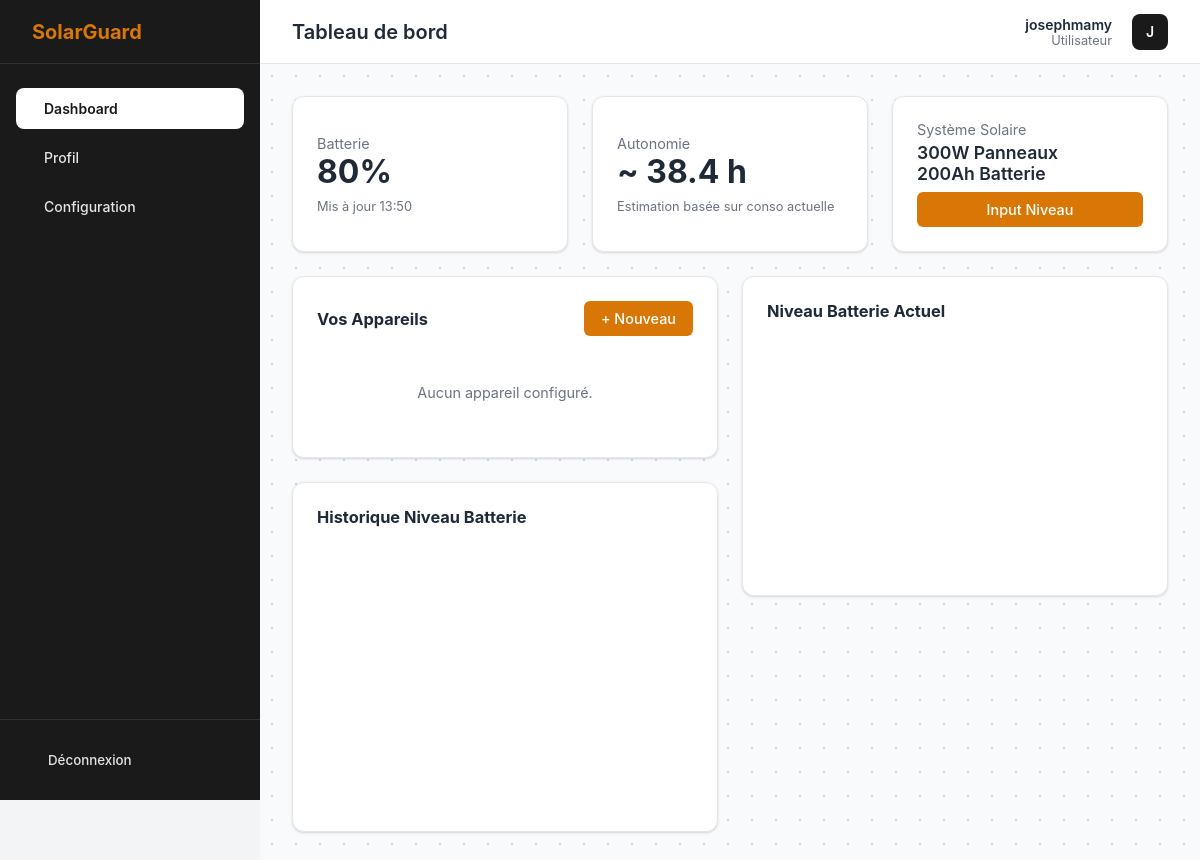
Page /dashboard/ (signed in) on the earlier database version.
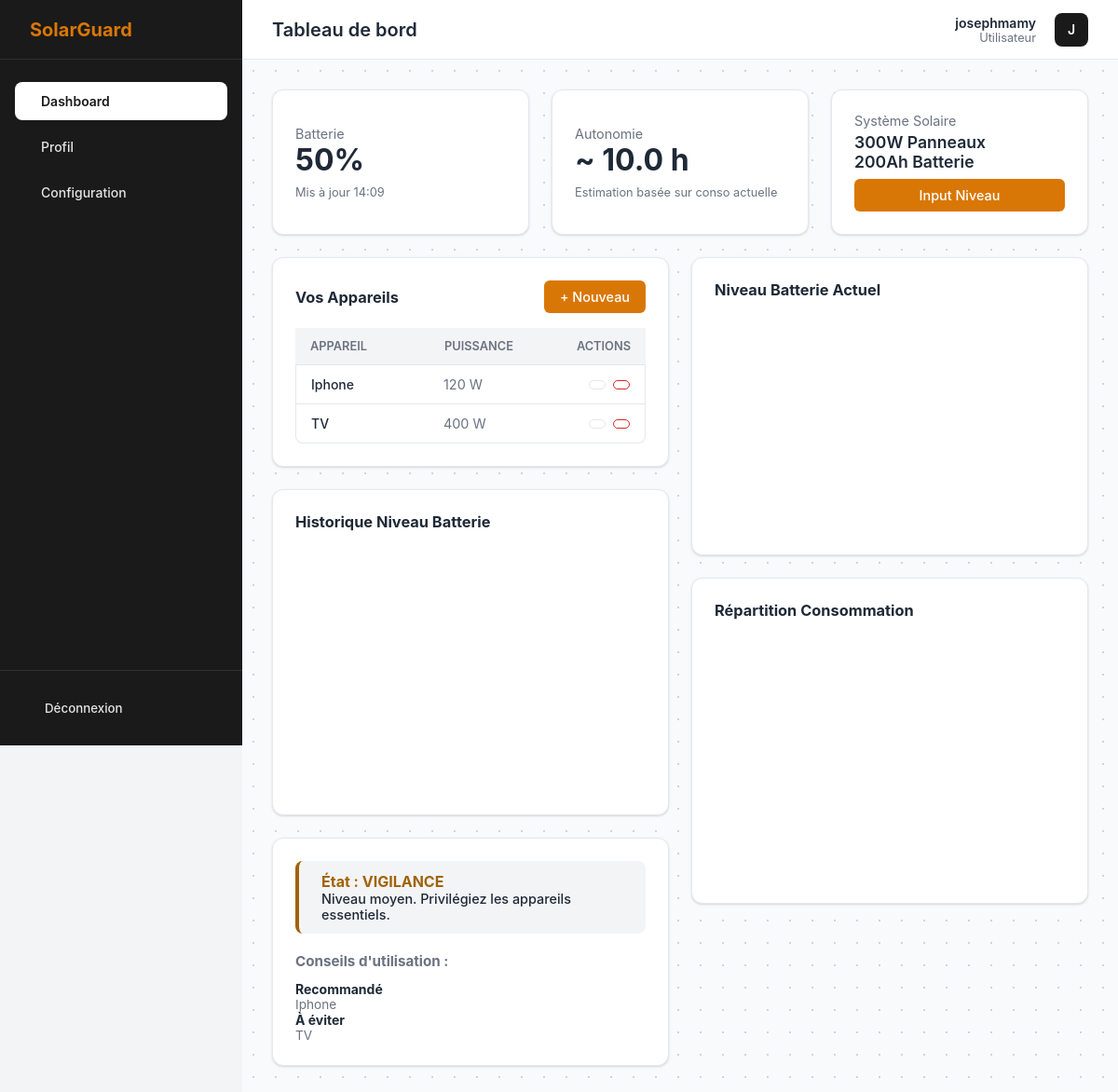
Same page on the later database version.
### core/models.py (models this page shows, shortened)
class BatteryReading(models.Model):
    user = models.ForeignKey(User, on_delete=models.CASCADE, related_name='readings')
    level_percent = models.IntegerField(help_text="Niveau de batterie en %")
    timestamp = models.DateTimeField(auto_now_add=True)
    class Meta:
        ordering = ['-timestamp']

class SolarSystem(models.Model):
    user = models.OneToOneField(User, on_delete=models.CASCADE, related_name='solar_system')
    battery_capacity_ah = models.IntegerField(help_text="Capacité de la batterie en Ah")
    panel_power_w = models.IntegerField(help_text="Puissance des panneaux en Watts")
    system_voltage = models.IntegerField(choices=[(12, '12V'), (24, '24V')], default=12)
    inverter_power_w = models.IntegerField(help_text="Puissance de l'onduleur en Watts", null=True, blank=True)

class Appliance(models.Model):
    user = models.ForeignKey(User, on_delete=models.CASCADE, related_name='appliances')
    name = models.CharField(max_length=100)
    power_w = models.IntegerField(help_text="Consommation en Watts")
    is_essential = models.BooleanField(default=False, help_text="Est-ce un appareil indispensable ?")

### core/views.py (the view)
# urls.py: path('dashboard/', views.dashboard, name='dashboard'),
@login_required
def dashboard(request):
    try:
        solar_system = request.user.solar_system
    except SolarSystem.DoesNotExist:
        return redirect('setup_system')
    last_reading = BatteryReading.objects.filter(user=request.user).first()
    appliances = Appliance.objects.filter(user=request.user)
    autonomy = None
    recs = {
        'recommended': [],
        'acceptable': [],
        'avoid': []
    }
    if last_reading:
        energy_wh = utils.calculate_energy(
            solar_system.battery_capacity_ah,
            solar_system.system_voltage,
            last_reading.level_percent
        )
        essential_load = sum(app.power_w for app in appliances if app.is_essential)
        total_load = sum(app.power_w for app in appliances)
        avg_load = essential_load or (total_load / (len(appliances) or 1)) or 50
        autonomy = utils.estimate_autonomy(energy_wh, avg_load)
        recs = utils.get_recommendations(last_reading.level_percent, appliances)
    chart_data = utils.get_usage_history(request.user)
    context = {
        'solar_system': solar_system,
        'last_reading': last_reading,
        'appliances': appliances,
        'autonomy': autonomy,
        'recommendations': recs,
        'chart_data': chart_data,
    }
    return render(request, 'core/dashboard.html', context)

### core/utils.py (called while the page is built)
def calculate_energy(capacity_ah, voltage, level_percent):
    return capacity_ah * voltage * (level_percent / 100)

def estimate_autonomy(available_wh, consumption_w):
    if consumption_w <= 0:
        return 99.9  # Indique une autonomie quasi-infinie (pas de conso)
    return available_wh / consumption_w

def get_usage_history(user):
    from .models import BatteryReading
    import json
    readings = BatteryReading.objects.filter(user=user).order_by('-timestamp')[:7]
    readings = reversed(readings) # Chronological order
    labels = []
    data = []
    for r in readings:
        labels.append(r.timestamp.strftime("%d/%m %H:%M"))
        data.append(r.level_percent)
    return json.dumps({
        'labels': labels,
        'data': data
    })

### core/templates/core/dashboard.html (shortened to what this page needs)
{% extends 'base.html' %}
{% block page_title %}Tableau de bord{% endblock %}
{% block content %}
<div class="grid-3">
    <div class="card" style="margin-bottom:0; display:flex; flex-direction:column; justify-content:center;">
        <div class="flex-between">
            <div>
                <p class="text-muted">Batterie</p>
                <div
                    class="metric-large {% if last_reading.level_percent > 50 %}text-success{% elif last_reading.level_percent > 20 %}text-warning{% else %}text-danger{% endif %}">
                    {% if last_reading %}{{ last_reading.level_percent }}%{% else %}--{% endif %}
                </div>
            </div>
        </div>
        <p class="text-muted" style="font-size:0.8rem; margin-top:8px;">
            {% if last_reading %}Mis à jour {{ last_reading.timestamp|date:"H:i" }}{% else %}En attente{% endif %}
        </p>
    </div>
    <div class="card" style="margin-bottom:0; display:flex; flex-direction:column; justify-content:center;">
        <div class="flex-between">
            <div>
                <p class="text-muted">Autonomie</p>
                <div class="metric-large text-primary">
                    {% if autonomy %}~ {{ autonomy|floatformat:1 }} h{% else %}--{% endif %}
                </div>
            </div>
        </div>
        <p class="text-muted" style="font-size:0.8rem; margin-top:8px;">Estimation basée sur conso actuelle</p>
    </div>
    <div class="card" style="margin-bottom:0; display:flex; flex-direction:column; justify-content:center;">
        <div class="flex-between">
            <div>
                <p class="text-muted">Système Solaire</p>
                <div style="font-weight:600; font-size:1.1rem; margin-top:4px;">{{ solar_system.panel_power_w }}W
                    Panneaux</div>
                <div style="font-weight:600; font-size:1.1rem;">{{ solar_system.battery_capacity_ah }}Ah Batterie</div>
            </div>
        </div>
        <div style="margin-top:8px;">
            <a href="{% url 'update_battery' %}" class="btn btn-primary"
                style="width:100%; justify-content:center;">Input Niveau</a>
        </div>
    </div>
</div>
<div class="grid-2" style="margin-top:24px; align-items:start;">
    <div>
        <div class="card">
            <div class="flex-between" style="margin-bottom:16px;">
                <h3>Vos Appareils</h3>
                <a href="{% url 'add_appliance' %}" class="btn btn-primary">+ Nouveau</a>
            </div>
            {% if appliances %}
            <div class="table-header" style="grid-template-columns: 1fr 100px 100px;">
                <span>Appareil</span>
                <span>Puissance</span>
                <span style="text-align:right;">Actions</span>
            </div>
            <div style="border: 1px solid var(--border); border-top:none; border-radius: 0 0 8px 8px;">
                {% for appliance in appliances %}
                <div class="table-row" style="grid-template-columns: 1fr 100px 100px; padding:12px 16px;">
                    <div style="display:flex; align-items:center; gap:8px;">
                        <span style="font-weight:500;">{{ appliance.name }}</span>
                    </div>
                    <div class="text-muted">{{ appliance.power_w }} W</div>
                    <div style="text-align:right; display:flex; gap:8px; justify-content:flex-end;">
                        <a href="{% url 'edit_appliance' appliance.pk %}" class="btn btn-outline"
                            style="padding:4px 8px;" title="Modifier"></a>
                        <a href="{% url 'delete_appliance' appliance.pk %}" class="btn btn-outline"
                            style="padding:4px 8px; color:var(--danger); border-color:var(--danger);"
                            title="Supprimer"></a>
                    </div>
                </div>
                {% endfor %}
            </div>
            {% else %}
            <p class="text-muted" style="text-align:center; padding:32px;">Aucun appareil configuré.</p>
            {% endif %}
        </div>
        <div class="card">
            <h3>Historique Niveau Batterie</h3>
            <div id="batteryHistoryChart" style="height: 280px;"></div>
        </div>
        {% if recommendations.recommended or recommendations.acceptable or recommendations.avoid %}
        <div class="card">
            <div
                style="display: flex; align-items: center; gap: 12px; margin-bottom: 20px; padding: 12px; background: var(--bg); border-radius: 8px; border-left: 4px solid {{ recommendations.color }};">
                <div>
                    <h3 style="margin: 0; color: {{ recommendations.color }}; font-size: 1rem;">État : {{ recommendations.status }}</h3>
                    <p style="margin: 0; font-size: 0.9rem; font-weight: 500;">{{ recommendations.message }}</p>
                </div>
            </div>
            <h3 style="font-size: 0.95rem; margin-bottom: 12px; color: var(--text-muted);">Conseils d'utilisation :</h3>
            {% if recommendations.recommended %}
            <div class="recommendation-item">
                <div>
                    <strong>Recommandé</strong>
                    <p class="text-muted" style="font-size:0.85rem;">
                        {% for app in recommendations.recommended %}
                        {{ app.name }}{% if not forloop.last %}, {% endif %}
                        {% endfor %}
                    </p>
                </div>
            </div>
            {% endif %}
            {% if recommendations.avoid %}
            <div class="recommendation-item">
                <div>
                    <strong>À éviter</strong>
                    <p class="text-muted" style="font-size:0.85rem;">
                        {% for app in recommendations.avoid %}
                        {{ app.name }}{% if not forloop.last %}, {% endif %}
                        {% endfor %}
                    </p>
                </div>
            </div>
            {% endif %}
        </div>
        {% endif %}
    </div>
    <div>
        <div class="card" style="margin-bottom: 24px;">
            <h3>Niveau Batterie Actuel</h3>
            <div id="batteryGauge" style="height: 250px;"></div>
        </div>
        {% if appliances %}
        <div class="card">
            <h3>Répartition Consommation</h3>
            <div id="applianceDonutChart" style="height: 280px;"></div>
        </div>
        {% endif %}
    </div>
</div>
{% endblock %}

### templates/base.html (shortened to what this page needs)
{% load static %}
<!DOCTYPE html>
<html lang="fr">
<head>
    <link href="{% static 'css/style.css' %}" rel="stylesheet">
</head>
<body>
    <div class="d-flex">
        {% block sidebar %}
        {% if user.is_authenticated %}
        <aside class="sidebar" id="sidebar">
            <div class="sidebar-logo" style="position: relative;">
                 SolarGuard
            </div>
            <ul class="sidebar-menu">
                <li>
                    <a href="{% url 'dashboard' %}"
                        class="sidebar-link {% if request.resolver_match.url_name == 'dashboard' %}active{% endif %}">
                         Dashboard
                    </a>
                </li>
                <li>
                    <a href="{% url 'profile' %}"
                        class="sidebar-link {% if request.resolver_match.url_name == 'profile' %}active{% endif %}">
                         Profil
                    </a>
                </li>
                <li>
                    <a href="{% url 'setup_system' %}"
                        class="sidebar-link {% if request.resolver_match.url_name == 'setup_system' %}active{% endif %}">
                         Configuration
                    </a>
                </li>
            </ul>
            <div class="sidebar-footer">
                <form action="{% url 'logout' %}" method="post">
                    <button type="submit" class="sidebar-link"
                        style="background:none; border:none; width:100%; cursor:pointer;">
                         Déconnexion
                    </button>
                </form>
            </div>
        </aside>
        {% endif %}
        {% endblock %}
        <div class="main-wrapper" {% if not user.is_authenticated %}style="margin-left:0; width:100%;" {% endif %}>
            {% if user.is_authenticated %}
            <header class="topbar">
                <div style="display:flex; align-items:center; gap:16px;">
                    <div class="page-title">{% block page_title %}Tableau de bord{% endblock %}</div>
                </div>
                <div class="user-menu">
                    <div style="text-align:right; margin-right:8px;">
                        <div style="font-weight:600;">{{ user.username }}</div>
                        <div style="font-size:0.8rem; color:var(--text-muted);">Utilisateur</div>
                    </div>
                    <div class="user-avatar">
                        {{ user.username|make_list|first|upper }}
                    </div>
                </div>
            </header>
            {% endif %}
            <div class="content-area">
                {% block content %}{% endblock %}
            </div>
        </div>
    </div>
</body>
</html>

### core/templates/core/dashboard.html (style rules this page uses)
.content-area { background-color: #f8fafc; background-image: radial-gradient(#cbd5e1 1px, transparent 1px); background-size: 24px 24px; animation: moveBackground 20s linear infinite; }

Differences in the rows shown:
no longer on this page (row unchanged): BatteryReading: level_percent "80", timestamp "13:50"
added BatteryReading: level_percent "50", timestamp "14:09"
added Appliance: name "Iphone", power_w "120"
added Appliance: name "TV", power_w "400"
Other differences:
{{ autonomy|floatformat:1 }}: "38.4" → "10.0"
{{ recommendations.status }}: (not shown) → "VIGILANCE"
{{ recommendations.message }}: (not shown) → "Niveau moyen. Privilégiez les appareils essentiels."
text no longer shown: "Aucun appareil configuré."
text now shown: "APPAREIL PUISSANCE ACTIONS État : Conseils d'utilisation : Recommandé À éviter Répartition Consommation"
